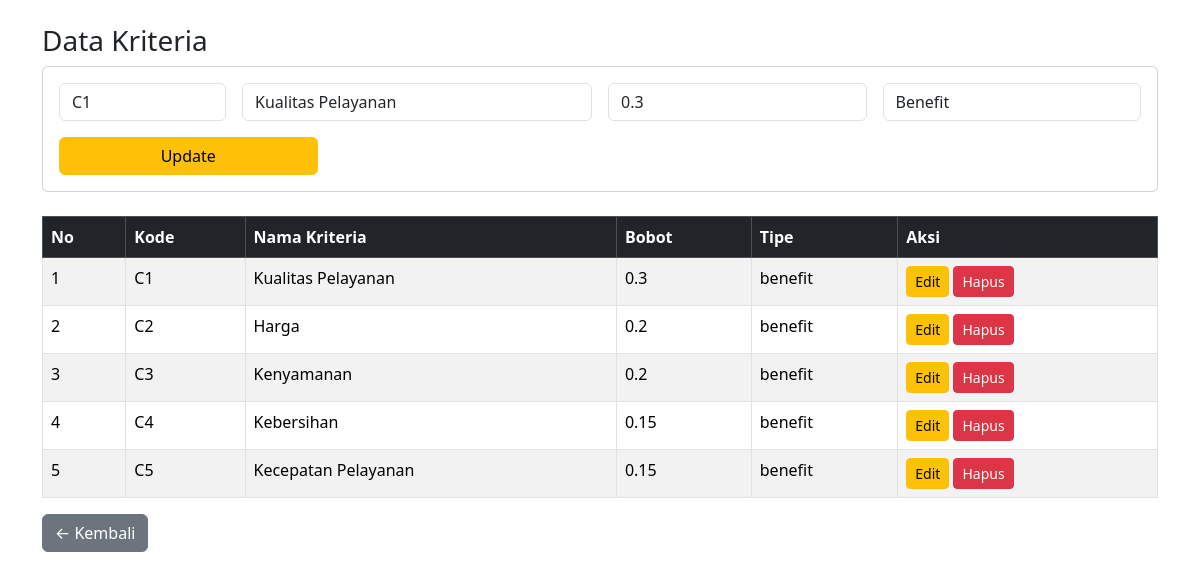
Screenshot of /kriteria.php?edit=1 with the database file from the repository.
### tables this page shows
CREATE TABLE `kriteria` (
  `id_kriteria` int(11) NOT NULL,
  `kode_kriteria` varchar(10) DEFAULT NULL,
  `nama_kriteria` varchar(100) DEFAULT NULL,
  `bobot` float DEFAULT NULL,
  `tipe` varchar(20) DEFAULT NULL
);

### kriteria.php (the view, shortened to what this page needs)
<?php
include "koneksi.php";
$edit = null;
if(isset($_GET['edit'])){
    $id = $_GET['edit'];
    $query = mysqli_query($conn,"SELECT * FROM kriteria WHERE id_kriteria='$id'");
    $edit = mysqli_fetch_assoc($query);
}
?>
<!DOCTYPE html>
<html>
<head>
<link href="https://cdn.jsdelivr.net/npm/bootstrap@5.3.2/dist/css/bootstrap.min.css" rel="stylesheet">
</head>
<body>
<div class="container mt-4">
<h3>Data Kriteria</h3>
<div class="card mb-4">
<div class="card-body">
<form method="POST" class="row g-3">
<div class="col-md-2">
<input type="text" name="kode" class="form-control"
value="<?= $edit ? $edit['kode_kriteria'] : '' ?>"
placeholder="Kode (C1)" required>
</div>
<div class="col-md-4">
<input type="text" name="nama" class="form-control"
value="<?= $edit ? $edit['nama_kriteria'] : '' ?>"
placeholder="Nama Kriteria" required>
</div>
<div class="col-md-3">
<input type="number" step="0.01" name="bobot" class="form-control"
value="<?= $edit ? $edit['bobot'] : '' ?>"
placeholder="Bobot" required>
</div>
<div class="col-md-3">
<select name="tipe" class="form-control" required>
<option value="benefit"
<?= ($edit && $edit['tipe']=='benefit')?'selected':'' ?>>
Benefit
</option>
</select>
</div>
<div class="col-md-3">
<?php if($edit){ ?>
<button type="submit" name="update" class="btn btn-warning w-100">Update</button>
<?php } else { ?>
<button type="submit" name="simpan" class="btn btn-success w-100">Simpan</button>
<?php } ?>
</div>
</form>
</div>
</div>
<table class="table table-bordered table-striped">
<thead class="table-dark">
<tr>
<th>No</th>
<th>Kode</th>
<th>Nama Kriteria</th>
<th>Bobot</th>
<th>Tipe</th>
<th>Aksi</th>
</tr>
</thead>
<tbody>
<?php
$no=1;
$data = mysqli_query($conn,"SELECT * FROM kriteria");
while($d=mysqli_fetch_assoc($data)){
?>
<tr>
<td><?= $no++; ?></td>
<td><?= $d['kode_kriteria']; ?></td>
<td><?= $d['nama_kriteria']; ?></td>
<td><?= $d['bobot']; ?></td>
<td><?= $d['tipe']; ?></td>
<td>
<a href="?edit=<?= $d['id_kriteria']; ?>" class="btn btn-warning btn-sm">Edit</a>
<a href="?hapus=<?= $d['id_kriteria']; ?>"
onclick="return confirm('Yakin hapus?')"
class="btn btn-danger btn-sm">Hapus</a>
</td>
</tr>
<?php } ?>
</tbody>
</table>
<div class="mt-3">
    <button onclick="history.back()" class="btn btn-secondary">
        ← Kembali
    </button>
</div>
</div>
</body>
</html>

### rows the page displays
kriteria: kode "C1", nama "Kualitas Pelayanan", bobot "0.3", tipe "Benefit", kode_kriteria "C1", nama_kriteria "Kualitas Pelayanan", tipe "benefit"
kriteria: kode_kriteria "C2", nama_kriteria "Harga", bobot "0.2", tipe "benefit"
kriteria: kode_kriteria "C3", nama_kriteria "Kenyamanan", bobot "0.2", tipe "benefit"
kriteria: kode_kriteria "C4", nama_kriteria "Kebersihan", bobot "0.15", tipe "benefit"
kriteria: kode_kriteria "C5", nama_kriteria "Kecepatan Pelayanan", bobot "0.15", tipe "benefit"
